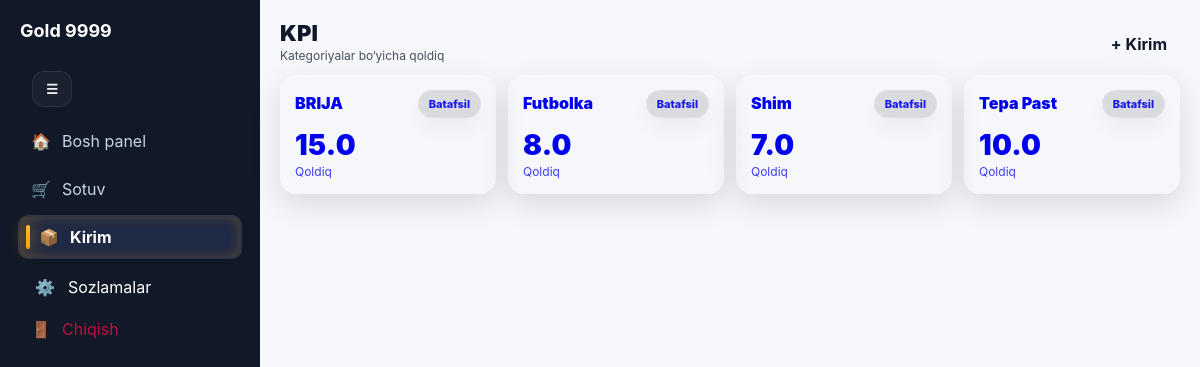
Page /kpi (signed in) on the earlier database version.
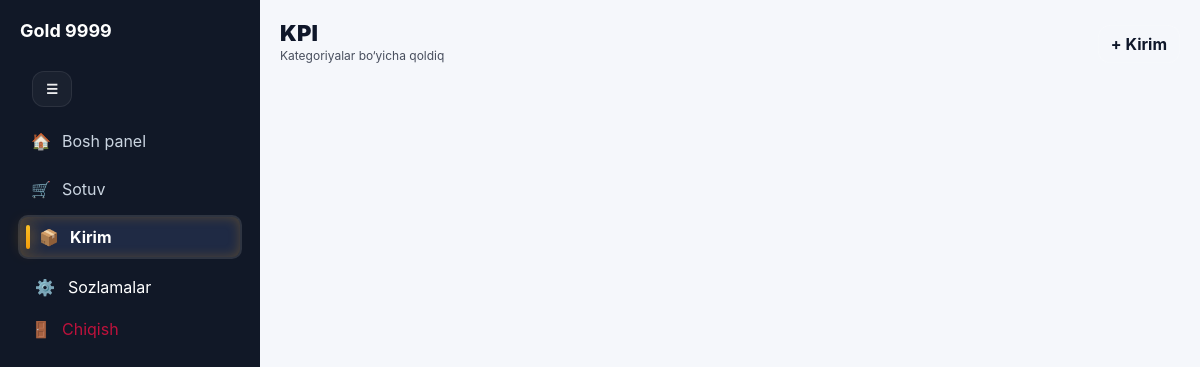
Same page on the later database version.
### tables this page shows
CREATE TABLE categories(
      id INTEGER PRIMARY KEY AUTOINCREMENT,
      name TEXT UNIQUE NOT NULL,
      sort_order INTEGER NOT NULL DEFAULT 100,
      is_active INTEGER NOT NULL DEFAULT 1,
      created_at TEXT NOT NULL DEFAULT CURRENT_TIMESTAMP
    );

### routes/kpi.py (the view)
    @app.route("/kpi")
    @login_required
    @admin_required
    def kpi():
        init_db()
        cats = q("""
            SELECT id, name, sort_order
            FROM categories
            WHERE is_active=1
            ORDER BY sort_order, name
        """)
        rows = q("""
            SELECT
              c.id AS category_id,
              COALESCE(SUM(CASE WHEN m.move_type='IN' THEN m.qty ELSE 0 END),0) -
              COALESCE(SUM(CASE WHEN m.move_type='OUT' THEN m.qty ELSE 0 END),0) AS stock_qty
            FROM categories c
            JOIN products p ON p.category_id=c.id AND p.is_active=1
            LEFT JOIN inventory_moves m ON m.product_id=p.id
            WHERE c.is_active=1
            GROUP BY c.id
            ORDER BY c.sort_order, c.name
        """)
        stock_map = {int(r["category_id"]): float(r["stock_qty"] or 0) for r in rows}
        return render_template("kpi.html", cats=cats, stock_map=stock_map, app_name=app_name)

### app.py (called while the page is built)
def init_db() -> None:
    _bootstrap_init_db(BACKUP_DIR)

def q(
    sql: str,
    params: tuple = (),
) -> list[sqlite3.Row]:
    return _db_q(sql, params)

### services/db.py (called while the page is built)
def _require_db_path() -> str:
    if not _db_path:
        raise RuntimeError(
            "Database path sozlanmagan. "
            "configure_db() chaqirilishi kerak."
        )
    return _db_path

def get_db() -> sqlite3.Connection:
    connection = g.get("db")
    if connection is None:
        connection = sqlite3.connect(
            _require_db_path()
        )
        connection.row_factory = sqlite3.Row
        connection.execute(
            "PRAGMA foreign_keys=ON"
        )
        g.db = connection
    return connection

def q1(
    sql: str,
    params: tuple[Any, ...] = (),
) -> sqlite3.Row | None:
    cursor = get_db().execute(
        sql,
        params,
    )
    return cursor.fetchone()

def q(
    sql: str,
    params: tuple[Any, ...] = (),
) -> list[sqlite3.Row]:
    cursor = get_db().execute(
        sql,
        params,
    )
    return cursor.fetchall()

### templates/kpi.html
{% extends "base.html" %}
{% block content %}
<div class="page">
  <div class="kpi-top">
    <div>
      <div class="kpi-h1">KPI</div>
      <div class="kpi-h2">Kategoriyalar bo‘yicha qoldiq</div>
    </div>
    <a class="kpi-mini-btn" href="{{ url_for('kirim') }}">+ Kirim</a>
  </div>
  <div class="kpi-grid-2">
    {% for c in cats %}
      {% set v = (stock_map.get(c.id, 0) or 0) %}
      <a class="kpi-card-2" href="{{ url_for('kpi_kirim', category_id=c.id) }}">
        <div class="kpi-card-row">
          <div class="kpi-card-title">{{ c.name }}</div>
          <div class="kpi-pill">Batafsil</div>
        </div>
        <div class="kpi-card-value">{{ v | round(2) }}</div>
        <div class="kpi-card-sub">Qoldiq</div>
      </a>
    {% endfor %}
  </div>
</div>
{% endblock %}

Differences in the rows shown:
removed categories: name "BRIJA", v "15.0"
removed categories: name "Futbolka", v "8.0"
removed categories: name "Shim", v "7.0"
removed categories: name "Tepa Past", v "10.0"
